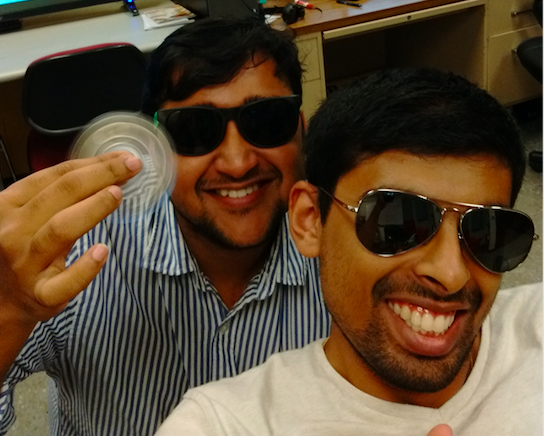
%> input picture Image.JPEG, 544 x 436 px
$ octave Concatenation.m   (GNU Octave 9; MATLAB toolbox functions it lacks are replaced by stand-ins)
%> lines starting %> are read from the running program, lines starting %| are printed output that depends on the picture
% concatenation of two or more different images

clc;
clear all;

% Reading 1st Image
first_image= imread('Image.JPEG');
%> first_image is the input picture: size 436x544x3 uint8; mean R, G, B 91.1, 72.3, 51

% Showing 1st Image
f1=figure;
imshow(first_image);

% Reading 2nd Image
second_image= imread('Sampad.jpg');
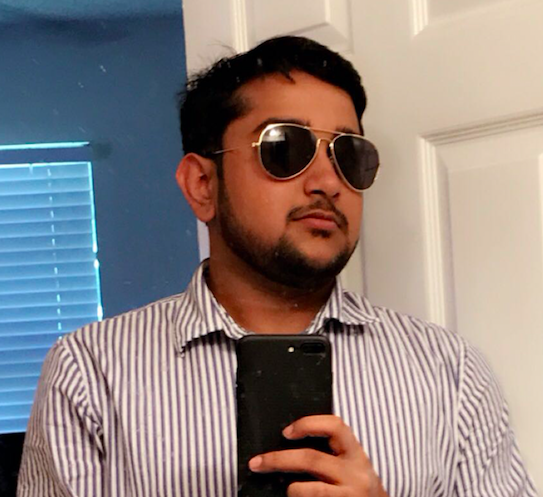
%> input picture Sampad.jpg, 543 x 497 px
%> second_image is the input picture: size 497x543x3 uint8; mean R, G, B 141.6, 130.3, 128

% Showing 2nd Image
f2=figure;
imshow(second_image);


% RGB to Grayscale
Gray_Image_1= rgb2gray(first_image);
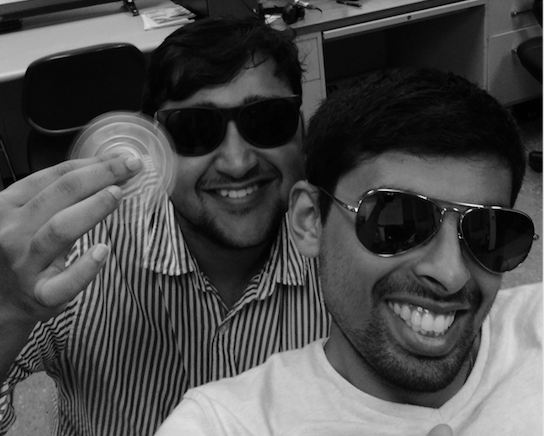
%> Gray_Image_1: size 436x544 uint8; min 0, max 254, mean 75.5
Gray_Image_2= rgb2gray(second_image);
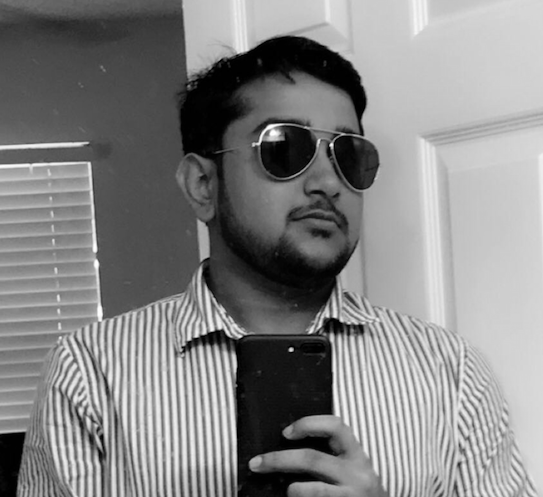
%> Gray_Image_2: size 497x543 uint8; min 0, max 255, mean 133.4

% Showing Grayscale images

f3=figure;
imshow(Gray_Image_1);
f4=figure;
imshow(Gray_Image_2);


% newImg = cat(2,first_image,second_image);
% imshow(newImg);


% Reading Image dimension
[rows1,cols1]= size(Gray_Image_1);
%> rows1 = 436; cols1 = 544
[rows2,cols2]= size(Gray_Image_2);
%> rows2 = 497; cols2 = 543

% Finding maximum of dimension of two images

MaxDim= max(cols1, cols2);
%> MaxDim = 544
MinDim= min(cols1, cols2);
%> MinDim = 543


A1=MaxDim-cols1;
%> A1 = 0
A2=MaxDim-cols2;
%> A2 = 1


% B1=MinDim-cols1;
% B2=MinDim-cols2;

Gray_Image_1_zeros = [zeros(size(Gray_Image_1,1),A1) Gray_Image_1];
Gray_Image_2_zeros = [zeros(size(Gray_Image_2,1),A2) Gray_Image_2];
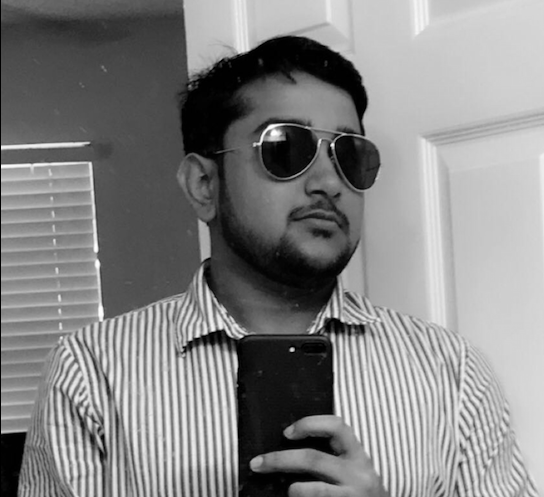
%> Gray_Image_2_zeros: size 497x544 uint8; min 0, max 255, mean 133.2

% Gray_Image_1_zeros = [zeros(size(Gray_Image_1,1),B1) Gray_Image_1];
% Gray_Image_2_zeros = [zeros(size(Gray_Image_2,1),B2) Gray_Image_2];

% Creating concatenated New Image
NewImage= [Gray_Image_1_zeros; Gray_Image_2_zeros];
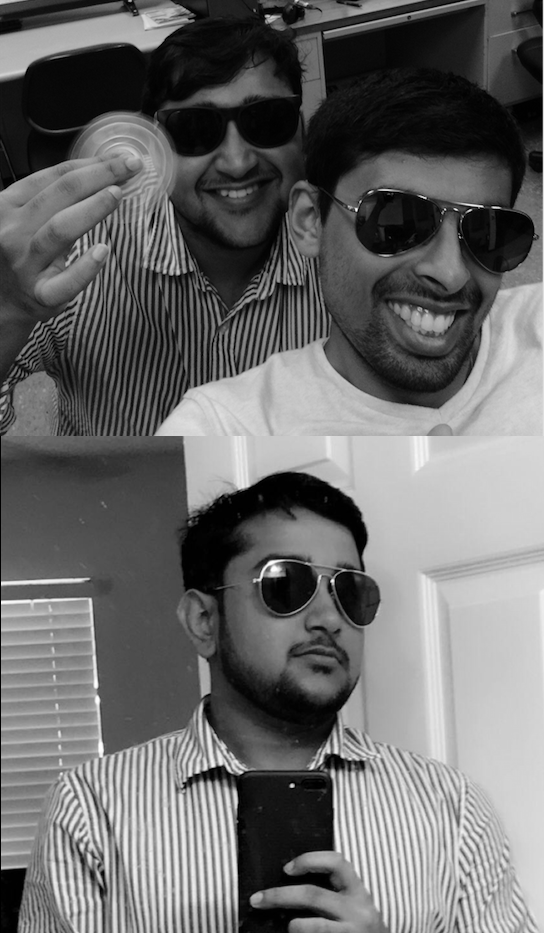
%> NewImage: size 933x544 uint8; min 0, max 255, mean 106.2

% Showing concatenated New Image
f5=figure;
imshow(NewImage);
